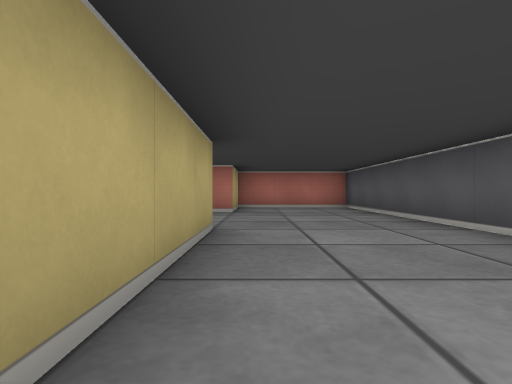
view 1 (above)

16 first-person views from a walk through a cub3D ray-caster map. The camera is about half as high as the walls, looks level and sees 80° across. The floor is counted in squares. Each view is taken from the middle of a square. On the plan, view 1 faces up. The plan holds only what a view shows up to about 9 squares ahead; the rest is blank.

view 2
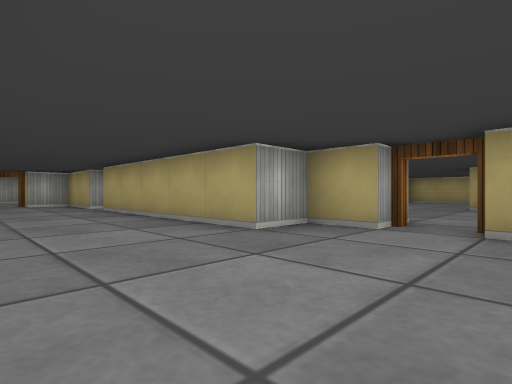

view 3
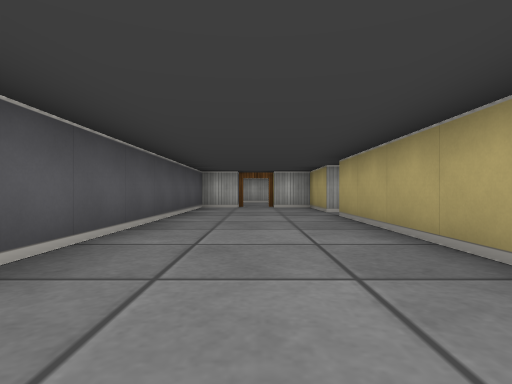

view 4
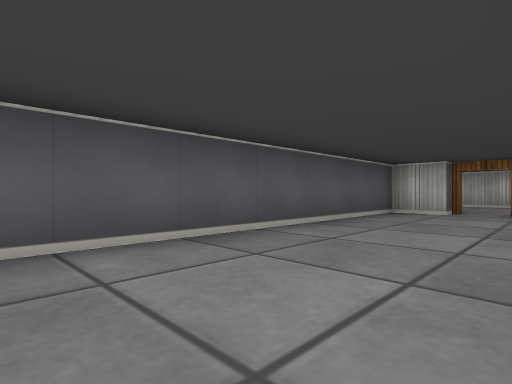

view 5
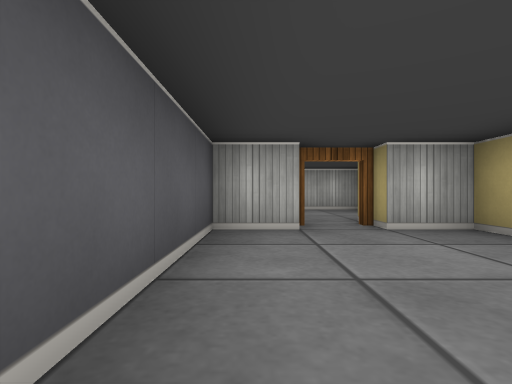

view 6
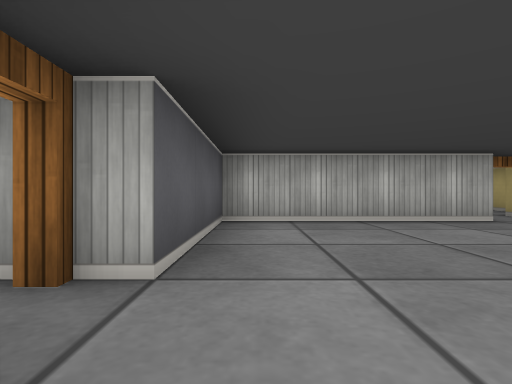

view 7
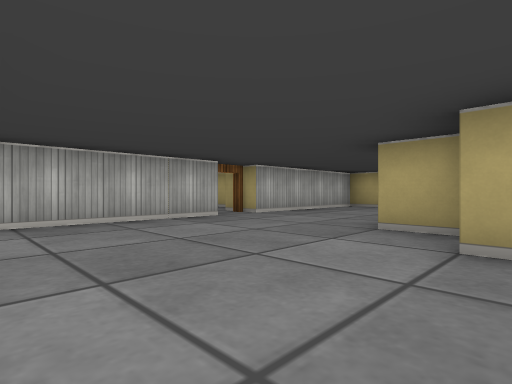

view 8
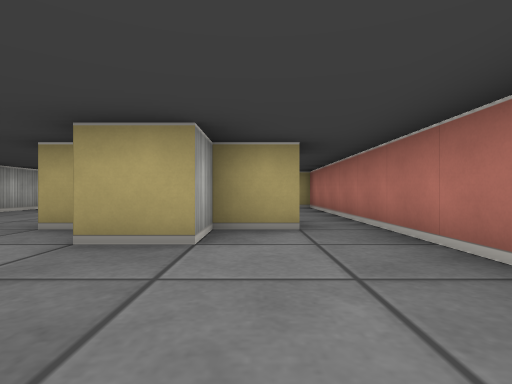

view 9
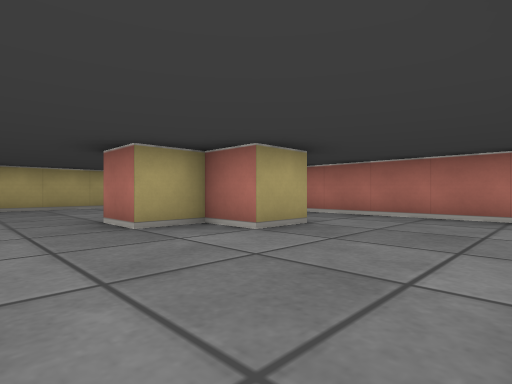

view 10
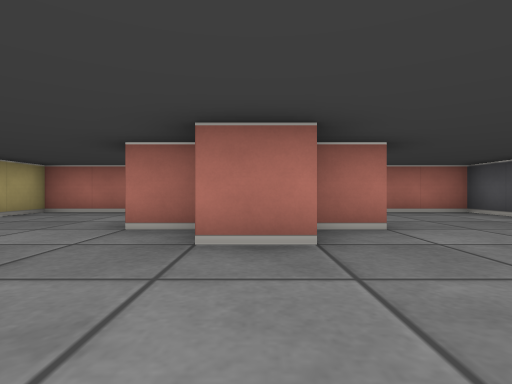

view 11
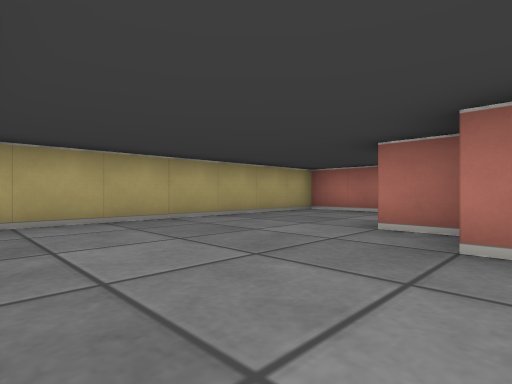

view 12
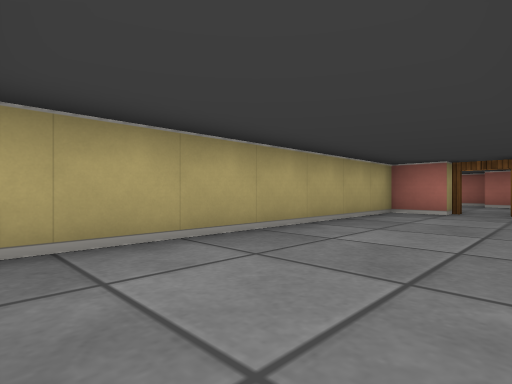

view 13
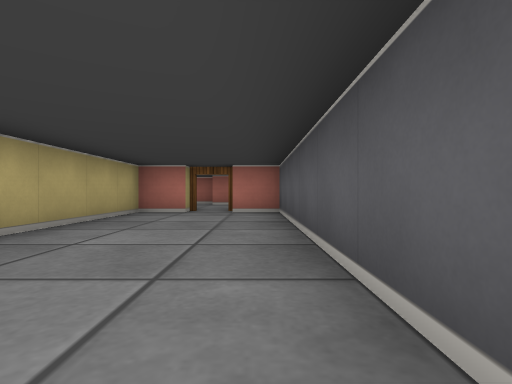

view 14
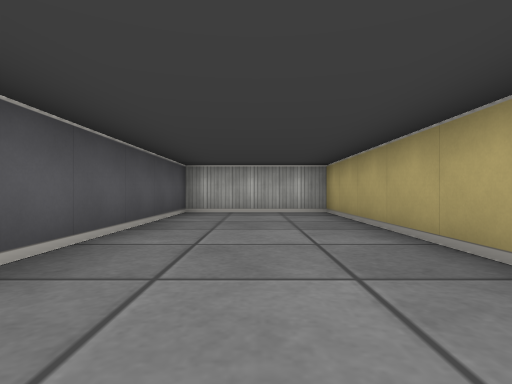

view 15
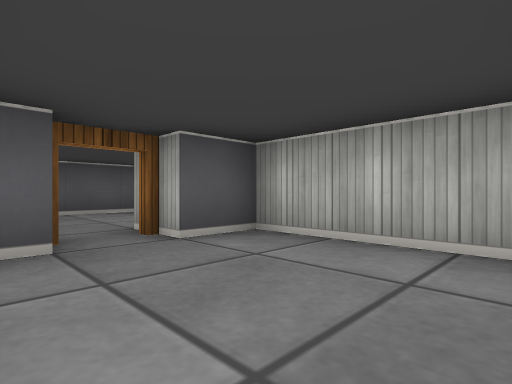

view 16
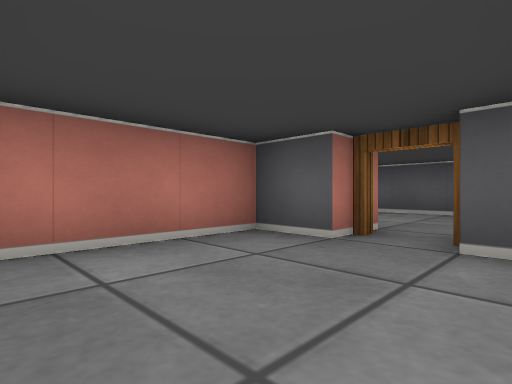

### Floor plan
Points are (right, up) in squares from view 1. A wall is a line through its corners. A room is listed if a view was taken in it or the views show most of it. See-through windows are left out.
Room 1 (views 1, 2, 3, 4, 5)
walls: (-1.5, 4.5) (-1.5, 3.5) (-0.5, 3.5) (-0.5, -1.5); (-0.5, -2.5) (-0.5, -4.5) (0.5, -4.5); (-0.5, 8.1) (-0.5, 6.5) (-1, 6.5); (1.5, -4.5) (2.5, -4.5) (2.5, 8.5) (-0.5, 8.5)
ways out: open door at (-2, 5) to room 2; open door at (-1, -2) to room 4; open door at (1, -5)
Room 2 (views 6, 7, 8, 9, 10, 11)
walls: (-7.6, 5.5) (-8.5, 5.5); (-6.6, 1.5) (-2.5, 1.5) (-2.5, 4.5); (-6.5, 7.5) (-6.5, 6.5) (-5.5, 6.5) (-5.5, 5.5) (-6.5, 5.5) (-6.5, 4.5) (-7.5, 4.5); (-2.5, 7.4) (-2.5, 8.5) (-11.5, 8.5) (-11.5, 1.5) (-7.5, 1.5)
ways out: open door at (-2, 5) to room 1; open door at (-7, 1) to room 3
Room 3 (views 12, 13, 14)
walls: (-7.5, 0.5) (-8.5, 0.5) (-8.5, -6.5) (-5.5, -6.5) (-5.5, 0.5) (-6.5, 0.5)
ways out: open door at (-7, 1) to room 2
Room 4 (views 15, 16)
walls: (-1.5, -1.5) (-1.5, -0.5) (-3.9, -0.5); (-3.9, -3.5) (-1.5, -3.5) (-1.5, -2.5)
ways out: open door at (-1, -2) to room 1

Where each view was taken, in squares from view 1:
view 1: 0 up, 0 right, facing up
view 2: 6 up, 2 right, facing down-left
view 3: 4 up, 1 right, facing down
view 4: 2 up, 0 right, facing down-right
view 5: 1 down, 2 right, facing down
view 6: 6 up, 3 left, facing down
view 7: 6 up, 3 left, facing down-left
view 8: 7 up, 3 left, facing left
view 9: 3 up, 3 left, facing up-left
view 10: 2 up, 7 left, facing up
view 11: 2 up, 7 left, facing up-left
view 12: 6 down, 6 left, facing up-left
view 13: 6 down, 6 left, facing up
view 14: 0 up, 7 left, facing down
view 15: 1 down, 4 left, facing down-right
view 16: 3 down, 4 left, facing up-right
